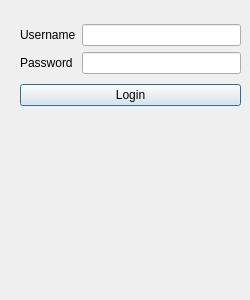
<?xml version="1.0" encoding="UTF-8"?>
<ui version="4.0">
 <class>dialog</class>
 <widget class="QDialog" name="dialog">
  <property name="geometry">
   <rect>
    <x>0</x>
    <y>0</y>
    <width>250</width>
    <height>300</height>
   </rect>
  </property>
  <property name="minimumSize">
   <size>
    <width>250</width>
    <height>150</height>
   </size>
  </property>
  <property name="maximumSize">
   <size>
    <width>250</width>
    <height>300</height>
   </size>
  </property>
  <property name="windowTitle">
   <string>Ejemplo</string>
  </property>
  <widget class="QWidget" name="layoutWidget">
   <property name="geometry">
    <rect>
     <x>20</x>
     <y>20</y>
     <width>221</width>
     <height>91</height>
    </rect>
   </property>
   <layout class="QVBoxLayout" name="verticalLayout">
    <item>
     <layout class="QGridLayout" name="gridLayout">
      <item row="1" column="0">
       <widget class="QLabel" name="label_2">
        <property name="text">
         <string>Password</string>
        </property>
       </widget>
      </item>
      <item row="1" column="1">
       <widget class="QLineEdit" name="le_password"/>
      </item>
      <item row="0" column="0">
       <widget class="QLabel" name="label">
        <property name="text">
         <string>Username</string>
        </property>
       </widget>
      </item>
      <item row="0" column="1">
       <widget class="QLineEdit" name="le_user"/>
      </item>
     </layout>
    </item>
    <item>
     <widget class="QPushButton" name="btn_login">
      <property name="text">
       <string>Login</string>
      </property>
     </widget>
    </item>
   </layout>
  </widget>
 </widget>
 <resources/>
 <connections/>
</ui>
